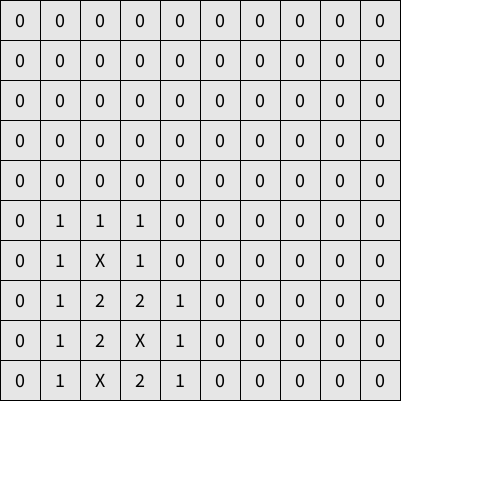
Frame 1 (no input)
Frame 60 (the mouse pressed at the canvas centre just before this capture): identical to frame 1, image omitted
Frame 120 (the mouse held since frame 60 and released just before this capture): identical to frame 1, image omitted

The Processing sketch that drew this single still picture (run headless with seeded random() and noise(); from frame 60 on, the mouse is pressed at the canvas centre):

// Processing sketch: demineur_parcours_2
// ── demineur_parcours_2.pde
int tailleCase = 40;
int lignes = 10;
int colonnes = 10;
int[][] champs = new int[lignes][colonnes];

void setup() {
  size(500, 500);
  initBoard(3);
  sommeMinesVoisines();
}

void draw() {
  background(255);
  afficherChamps();
}

void initBoard(int nombreMines) {
  int count = 0;
  while (count < nombreMines) {
    int i = int(random(lignes));
    int j = int(random(colonnes));
    if (champs[i][j] != 99) {
      champs[i][j] = 99;
      count++;
    }
  }
}

boolean isAMine(int i, int j) {
  return champs[i][j] == 99;
}

int getMines(int i, int j) {
  int compteur = 0;

  for (int x = -1; x <= 1; x++) {
    for (int y = -1; y <= 1; y++) {
      int ni = i + x;
      int nj = j + y;

      if (ni >= 0 && ni < lignes && nj >= 0 && nj < colonnes && !(x == 0 && y == 0)) {
        if (isAMine(ni, nj)) {
          compteur++;
        }
      }
    }
  }
  return compteur;
}


void sommeMinesVoisines() {
  for (int i = 0; i < lignes; i++) {
    for (int j = 0; j < colonnes; j++) {
      if (!isAMine(i, j)) {
        champs[i][j] = getMines(i, j);
      }
    }
  }
}

void afficherChamps() {
  textAlign(CENTER, CENTER);
  textSize(20);
  for (int i = 0; i < lignes; i++) {
    for (int j = 0; j < colonnes; j++) {
      int x = j * tailleCase;
      int y = i * tailleCase;
      
      fill(230);
      stroke(0);
      rect(x, y, tailleCase, tailleCase);

      fill(0);
      if (isAMine(i, j)) {
        text("X", x + tailleCase/2, y + tailleCase/2);
      } else {
        text(champs[i][j], x + tailleCase/2, y + tailleCase/2);
      }
    }
  }
}
